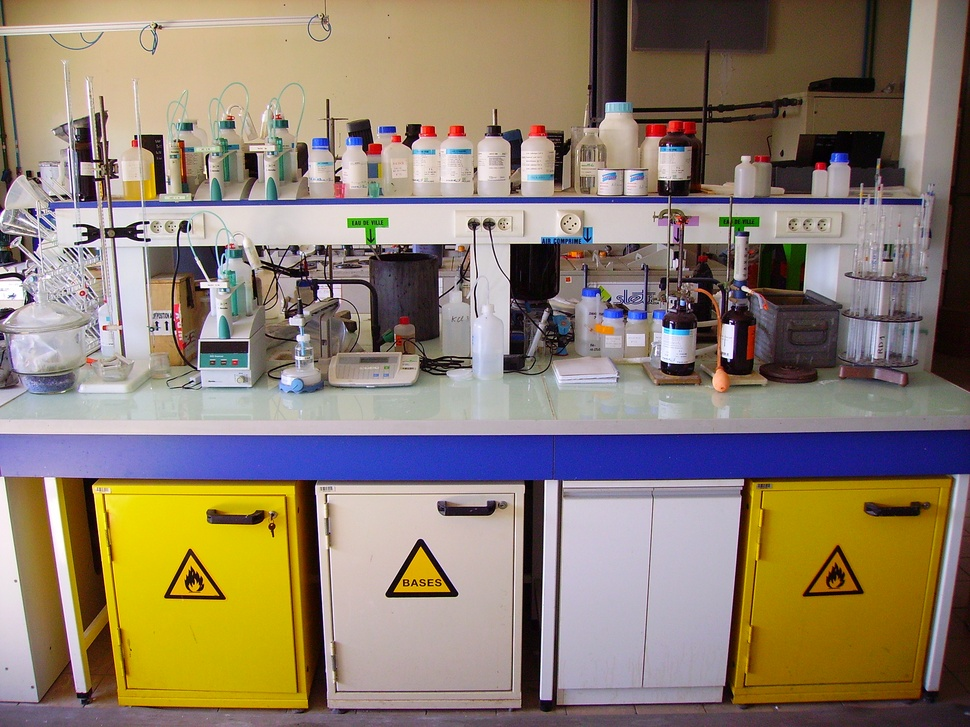
#> input picture data/lab.jpg, 970 x 727 px, shrunk from 2560 x 1920 before the run
$ python harris.py   (Python 2 division)
#> lines starting #> are read from the running program, lines starting #| are printed output that depends on the picture; after the words box and inside, x2 and y2 are one past the last pixel; in counts of white or black regions, pixels touching at a corner belong together
from scipy.ndimage import filters
from PIL import Image
from pylab import *
import sys


def compute_harris_response(im, sigma=3):
    """ Compute the Harris corner detector response function for each pixel
    in a grayscale image """

    # Derivatives
    imx = zeros(im.shape)
    filters.gaussian_filter(im, (sigma, sigma), (0,1), imx)
    imy = zeros(im.shape)
    filters.gaussian_filter(im, (sigma, sigma), (1,0), imy)

    # Compute components of Harris matrix
    # Why gaussian filter is applied again?
    # To reduce sensitivity to noise at the level of the image and the derivatives
    Wxx = filters.gaussian_filter(imx*imx, sigma)
    Wxy = filters.gaussian_filter(imx*imy, sigma)
    Wyy = filters.gaussian_filter(imy*imy, sigma)

    # determinant and trace
    Wdet = Wxx * Wyy - Wxy**2
    Wtr = Wxx + Wyy

    return Wdet/Wtr


def get_harris_points(harrisim, min_dist = 10, threshold = 0.1):
    """ Return corners from a Harris response image
    min_dist is the minimum number of pixels separating corners
    and image boundary """

    corner_threshold = harrisim.max() * threshold
    harrisim_t = (harrisim > corner_threshold) * 1 #Why times 1? To convert from Boolean matrix?

    # get coordinates of candidates
    coords = array(harrisim_t.nonzero()).T
    candidate_values = [harrisim[c[0],c[1]] for c in coords]
    index = argsort(candidate_values)

    #print "coords = ", coords

    allowed_locations = zeros(harrisim.shape)
    allowed_locations[min_dist:-min_dist, min_dist:-min_dist] = 1

    filtered_coords = []
    for i in index:
        if allowed_locations[coords[i,0], coords[i,1]] == 1:
            filtered_coords.append(coords[i])
            allowed_locations[coords[i,0]-min_dist:coords[i,0]+min_dist,
                              coords[i,1]-min_dist:coords[i,1]+min_dist] = 0
    return filtered_coords

if __name__=="__main__":
    infiles = []
    num_pics = 1
    infiles = ["../../data/lab.jpg"]
    #for k in range(5040,5040+num_pics): #5050):
    #    infiles.append("/Users/abhimanyu.krishna/Pictures/Bali Malaysia Singapore 2014/IMG_%s.JPG" % str(k))

    figure()
    gray()
    k = 0
    for infile in infiles:
        print infile
        img = array(Image.open(infile).convert('L'))
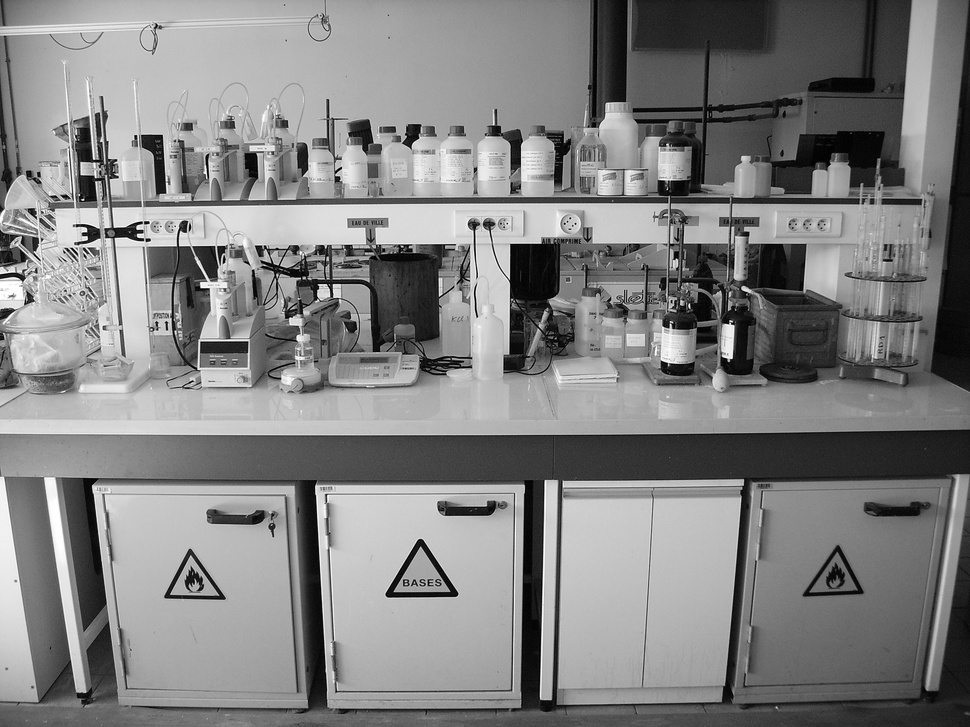
#> img: shape (727, 970); min 0, max 255, mean 129.8
        harrisim = compute_harris_response(img)
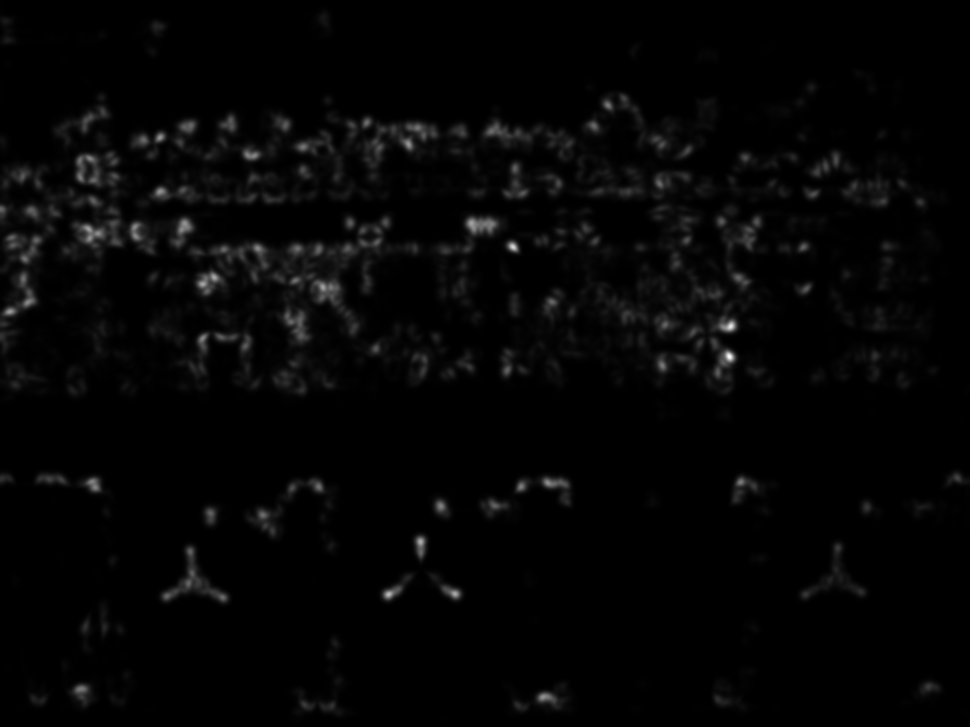
#> harrisim: shape (727, 970) float64; min 5.35e-05, max 79.94, mean 1.6; drawn with min black and max white
        filtered_coords = get_harris_points(harrisim, 6)
#> in get_harris_points, `corner_threshold = harrisim.max() * threshold`: corner_threshold = 7.99
#> in get_harris_points, `harrisim_t = (harrisim > corner_threshold) * 1`:
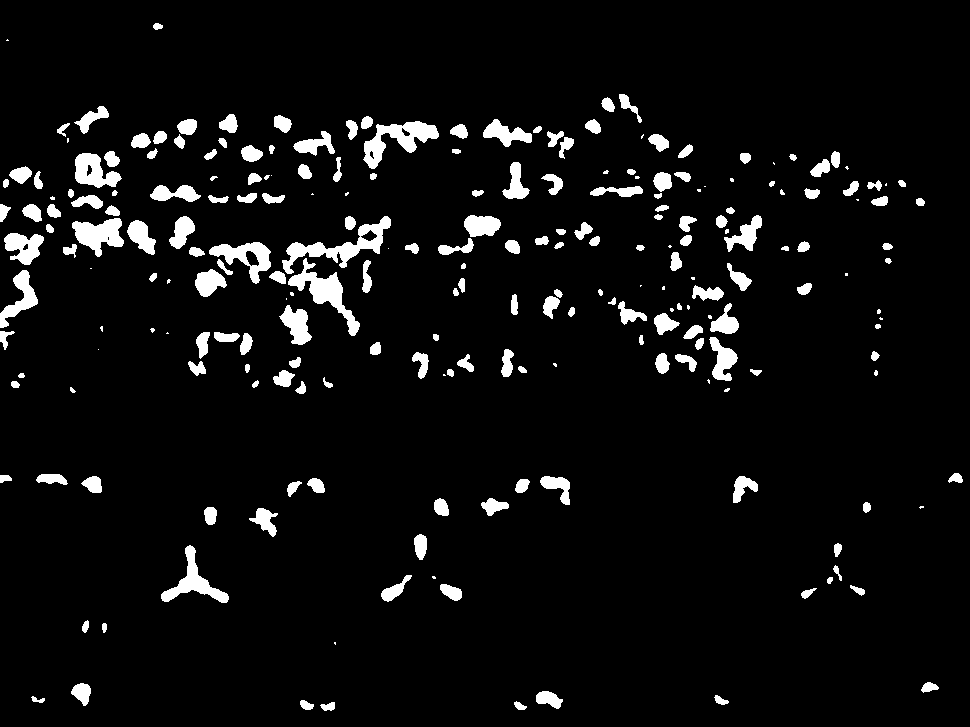
#> harrisim_t: shape (727, 970) int64; values 0 (black) and 1 (white), 5.7% white; 234 white regions (45 under 20 px), largest, box (x1, y1, x2, y2) and area: (282, 216, 391, 274) 1701, (363, 121, 439, 169) 1498, (288, 258, 360, 336) 1496
#> in get_harris_points, `coords = array(harrisim_t.nonzero()).T`: coords = 40167 pairs, first value 23 to 710, second value 0 to 962
#> in get_harris_points, `candidate_values = [harrisim[c[0],c[1]] for c in coords]`: candidate_values = 40167 items
#> the loop in get_harris_points, `for i in index:` made 40167 passes
#> i on passes 1 to 3: 6958, 28628, 13811
#> after the loop in get_harris_points, `for i in index:`:
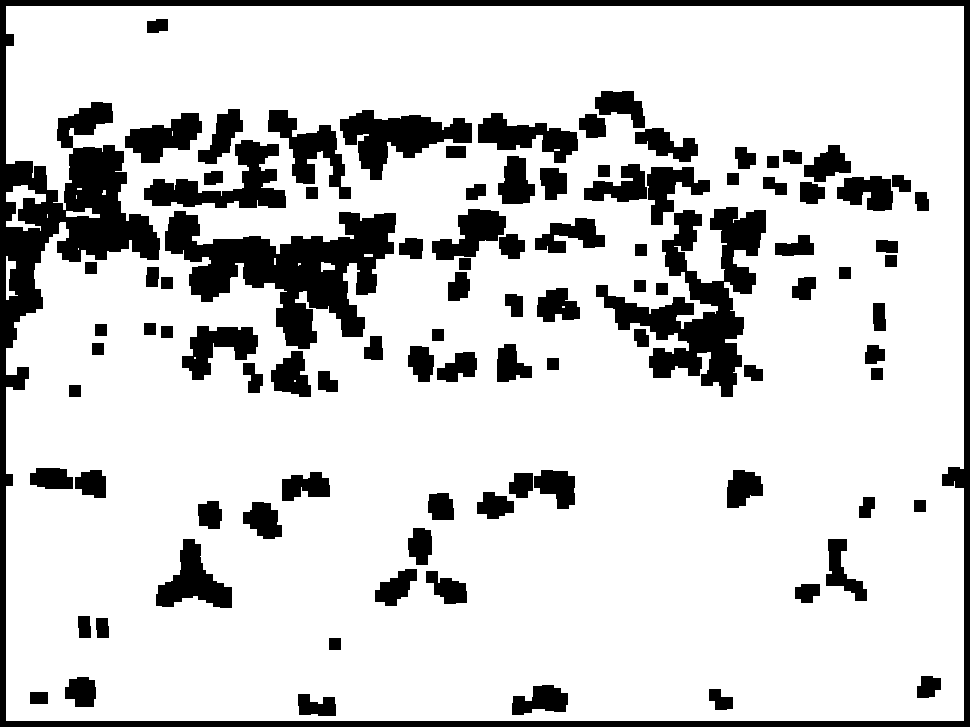
#> allowed_locations: shape (727, 970) float64; values 0 (black) and 1 (white), 81.6% white; 98 black regions, largest, box (x1, y1, x2, y2) and area: (0, 0, 970, 727) 35345, (165, 211, 396, 349) 14510, (596, 207, 766, 397) 11974
#> after the loop in get_harris_points, `for i in index:`: filtered_coords = 1166 pairs, first value 25 to 710, second value 6 to 961

        k+=1
        subplot(2,(num_pics+1)/2,k)
        imshow(img)
        plot([p[1] for p in filtered_coords], [p[0] for p in filtered_coords], '*')
        axis('off')
    show()
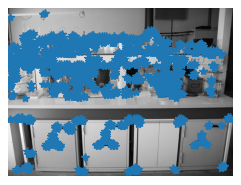
#> figure drawn by matplotlib, 1 panel
